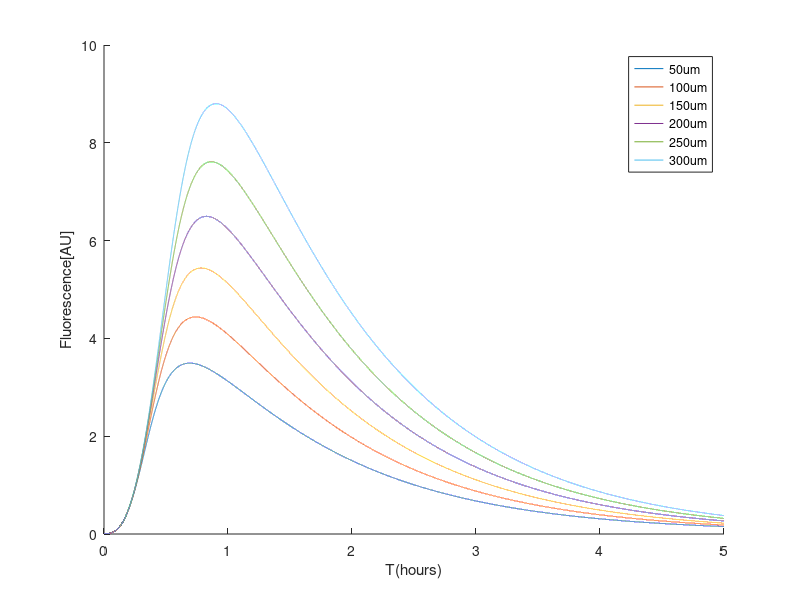

Source code (MATLAB):
%seperated compartments
clear;
clc;
clf;
%from Karzbrun et. al.
W=20; %um 
D=33.5; %um^2/s 
R=50; %um 
FL=1.23e-2; %1/uM, fig.S4

alpha=146.7/60; %nM/s from Garamella J. et. al. table.S6
beta=146.7/60*(0.4/7.65); %nM/s from Garamella J. et. al. table.S5 and S6
gamma=9.3/60/5000; %1/s from Garamella J. et. al. FigS13

K=10;
n=2;  
A(1)=1; %nM
B(1)=1; %nM
C(1)=1; %nM
t=[0:0.0001:5]; %hr
l=200; %um
d=[50;100;150;200;250;300]; %um

for j=1:6
L=d(j);
tauRA=pi*R^2*l/D/W; 
tauRB=pi*R^2*(l+L)/D/W; 
for i=1:50000
    TdiffA=(l^2)/D/3600/9; %diffusion time from Karzbrun
    if i<TdiffA*10000 %before main flow diffusion into compartment
        C_onsetA=1e-04;
    else %Extract arrive compartment, conc. inside increasing
        C_onsetA=1-exp(-i*0.0001*3600/tauRA); %Extract conc.
    end
    
    TdiffB=((l+L)^2)/D/3600/9; %diffusion into the repressor compartment
    if i<TdiffB*10000 %before main flow diffusion into compartment
        C_onsetB=1e-04;
    else %Extract arrive compartment, conc. inside increasing
        C_onsetB=1-exp(-i*0.0001*3600/tauRB); %Extract conc.
    end
    
    dAdt(i)=(alpha/(1+(B(i)/K)^n)*C_onsetA^2-A(i)*(gamma+0.5/tauRA)); 
    A(i+1)=A(i)+1/10000*3600*dAdt(i);
    dBdt(i)=(beta*A(i)^n/(K+A(i)^n)*C_onsetB^2-B(i)*(gamma+0.5/tauRB));
    B(i+1)=B(i)+1/10000*3600*dBdt(i);
    dCdt(i)=(alpha/(1+(B(i)/K)^n)*C_onsetA^2-C(i)*(gamma+0.5/tauRA));
    C(i+1)=C(i)+1/10000*3600*dCdt(i);

end
EE(j)=C(50000)*FL;

figure(1)
hold on
plot(t,C*FL)
end
xlabel('T(hours)')
ylabel('Fluorescence[AU]')
legend('50um','100um','150um','200um','250um','300um')
hold off
